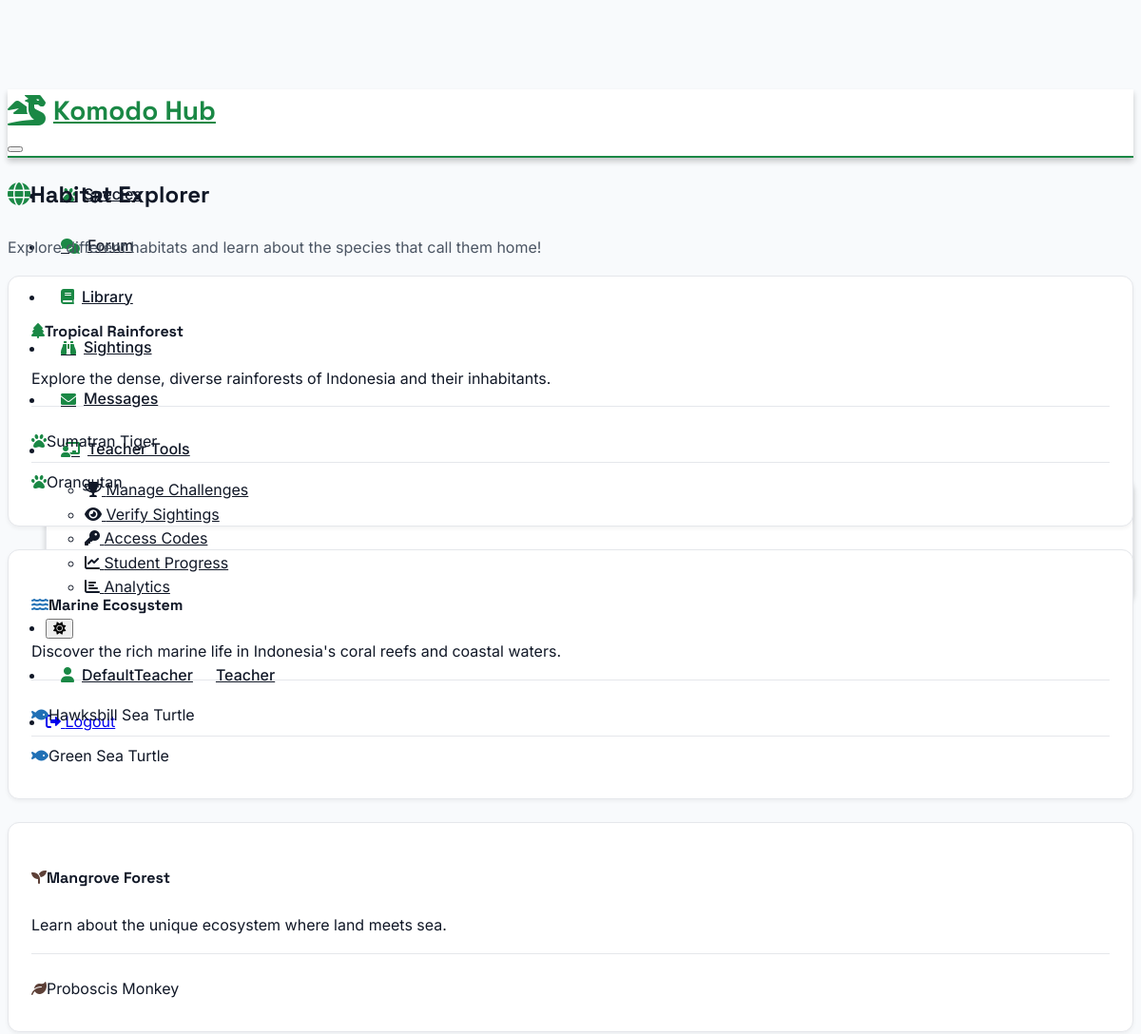
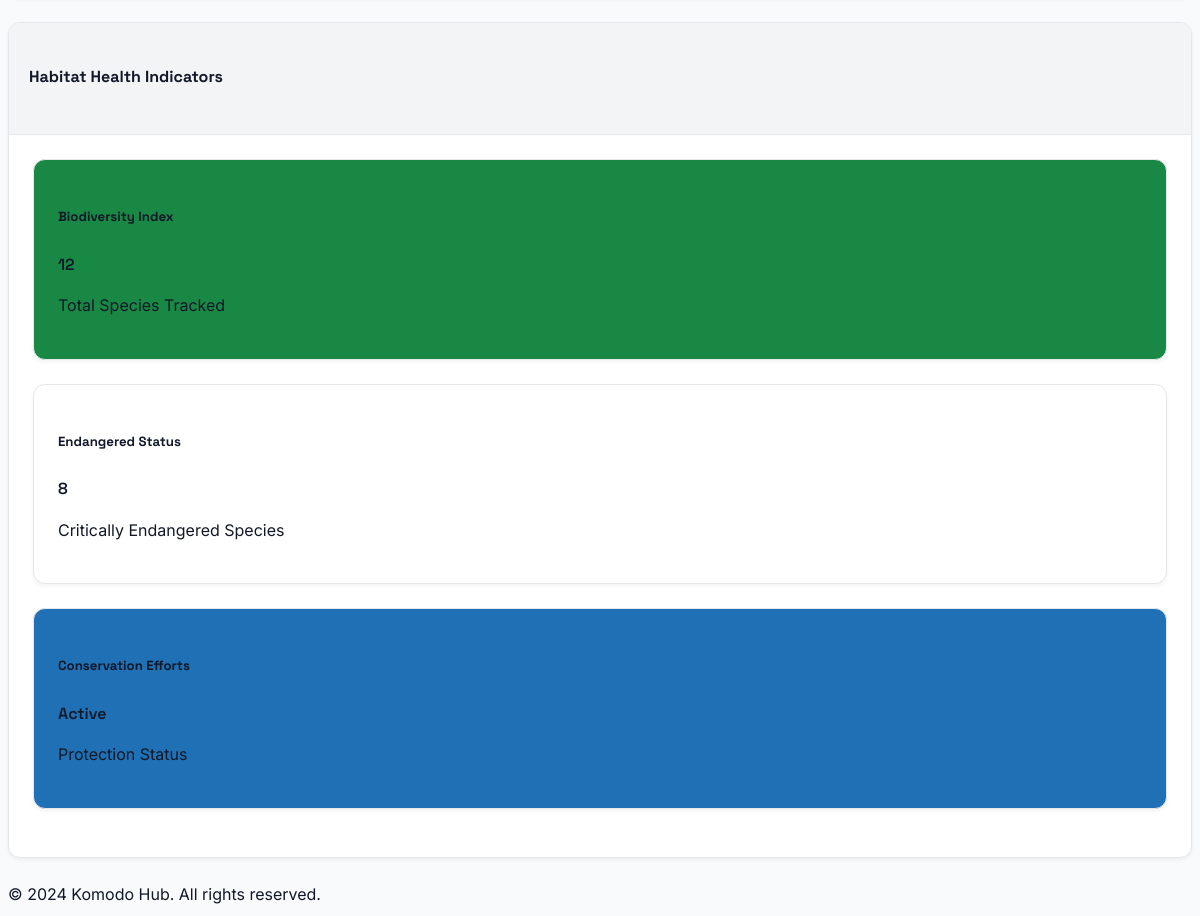
Screenshot of /games/habitat-explorer (signed in) with the database file from the repository (2 pictures, top to bottom).
### models.py (models this page shows, shortened)
class User(UserMixin, db.Model):
    id = db.Column(db.Integer, primary_key=True)
    username = db.Column(db.String(64), unique=True, nullable=False)
    email = db.Column(db.String(120), unique=True, nullable=False)
    password_hash = db.Column(db.String(256))
    role = db.Column(db.String(20), nullable=False)  # teacher, student, community
    created_at = db.Column(db.DateTime, default=datetime.utcnow)
    avatar = db.Column(db.String(200), default='default.svg')  # URL to avatar image
    theme_preference = db.Column(db.String(50), default='light')  # light, dark, nature
    achievements = db.relationship('Achievement', backref='user', lazy=True)
    resources = db.relationship('EducationalResource', backref='author', lazy=True)
    programs = db.relationship('ConservationProgram', backref='coordinator', lazy=True)
    progress = db.relationship('UserProgress', backref='user', lazy=True)
    programs_joined = db.relationship('ConservationProgram',
                                    secondary='user_programs',
                                    backref=db.backref('participants', lazy='dynamic'))
    species_sightings = db.relationship('SpeciesSighting', back_populates='observer', lazy=True)
    access_codes = db.relationship('SchoolAccessCode', backref='school', lazy=True)
    challenges = db.relationship('UserChallenge', back_populates='player', lazy=True)

class Species(db.Model):
    id = db.Column(db.Integer, primary_key=True)
    name = db.Column(db.String(100), nullable=False)
    scientific_name = db.Column(db.String(100), nullable=False)
    description = db.Column(db.Text, nullable=False)
    population = db.Column(db.Integer)
    conservation_status = db.Column(db.String(50))
    habitat = db.Column(db.String(100))
    threats = db.Column(db.Text)
    created_at = db.Column(db.DateTime, default=datetime.utcnow)
    last_updated = db.Column(db.DateTime, onupdate=datetime.utcnow)
    created_by_id = db.Column(db.Integer, db.ForeignKey('user.id'))
    sightings = db.relationship('SpeciesSighting', back_populates='species', lazy=True)
    created_by = db.relationship('User', backref='species_created', foreign_keys=[created_by_id])
    population_records = db.relationship('PopulationRecord', back_populates='species', lazy=True)
    habitats = db.relationship('HabitatData', back_populates='species', lazy=True)
    migrations = db.relationship('MigrationPattern', back_populates='species', lazy=True)

### blueprints/games.py (the view)
@games.route('/games/habitat-explorer')
@login_required
def habitat_explorer():
    species = Species.query.all()
    return render_template('games/habitat_explorer.html', species=species)

### templates/games/habitat_explorer.html (shortened to what this page needs)
{% extends "base.html" %}
{% block content %}
<div class="container py-4">
    <div class="row mb-4">
        <div class="col-12">
            <h2><i class="fas fa-globe me-2 text-forest"></i>Habitat Explorer</h2>
            <p class="lead">Explore different habitats and learn about the species that call them home!</p>
        </div>
    </div>
    <div class="row g-4">
        <div class="col-md-4">
            <div class="card h-100 hover-shadow">
                <div class="card-body">
                    <h4 class="card-title">
                        <i class="fas fa-tree me-2 text-forest"></i>Tropical Rainforest
                    </h4>
                    <p class="card-text mb-4">Explore the dense, diverse rainforests of Indonesia and their inhabitants.</p>
                    <div class="species-list">
                        {% for species in species if species.habitat == "Tropical forests of Sumatra"
                           or species.habitat == "Tropical rainforest" %}
                        <div class="species-item">
                            <i class="fas fa-paw me-2 text-forest"></i>{{ species.name }}
                        </div>
                        {% endfor %}
                    </div>
                </div>
            </div>
        </div>
        <div class="col-md-4">
            <div class="card h-100 hover-shadow">
                <div class="card-body">
                    <h4 class="card-title">
                        <i class="fas fa-water me-2 text-ocean"></i>Marine Ecosystem
                    </h4>
                    <p class="card-text mb-4">Discover the rich marine life in Indonesia's coral reefs and coastal waters.</p>
                    <div class="species-list">
                        {% for species in species if species.habitat == "Coral reefs and coastal waters"
                           or species.habitat == "Tropical and subtropical oceans" %}
                        <div class="species-item">
                            <i class="fas fa-fish me-2 text-ocean"></i>{{ species.name }}
                        </div>
                        {% endfor %}
                    </div>
                </div>
            </div>
        </div>
        <div class="col-md-4">
            <div class="card h-100 hover-shadow">
                <div class="card-body">
                    <h4 class="card-title">
                        <i class="fas fa-seedling me-2 text-earth"></i>Mangrove Forest
                    </h4>
                    <p class="card-text mb-4">Learn about the unique ecosystem where land meets sea.</p>
                    <div class="species-list">
                        {% for species in species if species.habitat == "Mangrove forests and swamps" %}
                        <div class="species-item">
                            <i class="fas fa-leaf me-2 text-earth"></i>{{ species.name }}
                        </div>
                        {% endfor %}
                    </div>
                </div>
            </div>
        </div>
    </div>
    <div class="row mt-4">
        <div class="col-12">
            <div class="card">
                <div class="card-header">
                    <h4 class="card-title mb-0">Habitat Health Indicators</h4>
                </div>
                <div class="card-body">
                    <div class="row g-3">
                        <div class="col-md-4">
                            <div class="card bg-forest text-white hover-lift">
                                <div class="card-body">
                                    <h5 class="mb-3">Biodiversity Index</h5>
                                    <p class="display-4 mb-2">{{ species|length }}</p>
                                    <p class="mb-0">Total Species Tracked</p>
                                </div>
                            </div>
                        </div>
                        <div class="col-md-4">
                            <div class="card bg-warning text-dark hover-lift">
                                <div class="card-body">
                                    <h5 class="mb-3">Endangered Status</h5>
                                    <p class="display-4 mb-2">
                                        {{ species|selectattr('conservation_status', 'equalto', 'Critically Endangered')|list|length }}
                                    </p>
                                    <p class="mb-0">Critically Endangered Species</p>
                                </div>
                            </div>
                        </div>
                        <div class="col-md-4">
                            <div class="card bg-ocean text-white hover-lift">
                                <div class="card-body">
                                    <h5 class="mb-3">Conservation Efforts</h5>
                                    <p class="display-4 mb-2">Active</p>
                                    <p class="mb-0">Protection Status</p>
                                </div>
                            </div>
                        </div>
                    </div>
                </div>
            </div>
        </div>
    </div>
</div>
{% endblock %}

### templates/components/navbar.html (shortened to what this page needs)
<nav class="navbar navbar-expand-lg fixed-top">
    <div class="container-fluid">
        <a class="navbar-brand" href="{{ url_for('main.dashboard') }}">
            <i class="fas fa-dragon"></i>
            Komodo Hub
        </a>
        <button class="navbar-toggler" type="button" data-bs-toggle="collapse" data-bs-target="#navbarNav">
        </button>
        <div class="collapse navbar-collapse" id="navbarNav">
            {% if current_user.is_authenticated %}
            <ul class="navbar-nav me-auto mb-2 mb-lg-0">
                <li class="nav-item">
                    <a class="nav-link" href="{{ url_for('species.list') }}">
                        <i class="fas fa-paw"></i>
                        <span>Species</span>
                    </a>
                </li>
                <li class="nav-item">
                    <a class="nav-link" href="{{ url_for('forum.index') }}">
                        <i class="fas fa-comments"></i>
                        <span>Forum</span>
                    </a>
                </li>
                <li class="nav-item">
                    <a class="nav-link" href="{{ url_for('library.resources') }}">
                        <i class="fas fa-book"></i>
                        <span>Library</span>
                    </a>
                </li>
                <li class="nav-item">
                    <a class="nav-link" href="{{ url_for('species.my_sightings') }}">
                        <i class="fas fa-binoculars"></i>
                        <span>Sightings</span>
                    </a>
                </li>
                <li class="nav-item">
                    <a class="nav-link" href="{{ url_for('messaging.inbox') }}">
                        <i class="fas fa-envelope"></i>
                        <span>Messages</span>
                    </a>
                </li>
                {% if current_user.role == 'teacher' %}
                <li class="nav-item dropdown">
                    <a class="nav-link dropdown-toggle" href="#" role="button" data-bs-toggle="dropdown">
                        <i class="fas fa-chalkboard-teacher"></i>
                        <span>Teacher Tools</span>
                    </a>
                    <ul class="dropdown-menu">
                        <li>
                            <a class="dropdown-item" href="{{ url_for('gamification.conservation_challenges') }}">
                                <i class="fas fa-trophy"></i> Manage Challenges
                            </a>
                        </li>
                        <li>
                            <a class="dropdown-item" href="{{ url_for('species.all_sightings') }}">
                                <i class="fas fa-eye"></i> Verify Sightings
                            </a>
                        </li>
                        <li>
                            <a class="dropdown-item" href="{{ url_for('school.list_access_codes') }}">
                                <i class="fas fa-key"></i> Access Codes
                            </a>
                        </li>
                        <li>
                            <a class="dropdown-item" href="{{ url_for('progress.student_list') }}">
                                <i class="fas fa-chart-line"></i> Student Progress
                            </a>
                        </li>
                        <li>
                            <a class="dropdown-item" href="{{ url_for('analytics.dashboard') }}">
                                <i class="fas fa-chart-bar"></i> Analytics
                            </a>
                        </li>
                    </ul>
                </li>
                {% endif %}
            </ul>
            <ul class="navbar-nav align-items-center">
                <li class="nav-item me-3">
                    <button class="btn" id="themeToggle">
                        <i class="fas fa-moon"></i>
                    </button>
                </li>
                {% if current_user.is_authenticated %}
                <li class="nav-item me-3">
                    <div class="d-flex align-items-center">
                        <a class="nav-link text-nowrap d-flex align-items-center" href="{{ url_for('profile.customize') }}">
                            <i class="fas fa-user me-2"></i>
                            <span>{{ current_user.username }}</span>
                            <span class="badge bg-primary ms-2">{{ current_user.role|title }}</span>
                        </a>
                    </div>
                </li>
                <li class="nav-item">
                    <a class="btn btn-danger" href="{{ url_for('auth.logout') }}">
                        <i class="fas fa-sign-out-alt me-2"></i>
                        Logout
                    </a>
                </li>
                {% endif %}
            </ul>
            {% endif %}
        </div>
    </div>
</nav>

### rows the page displays
User: username "DefaultTeacher", role "Teacher"
Species: name "Sumatran Tiger"
Species: name "Orangutan"
Species: name "Hawksbill Sea Turtle"
Species: name "Green Sea Turtle"
Species: name "Proboscis Monkey"

### other values shown
{{ species|length }} "12"
